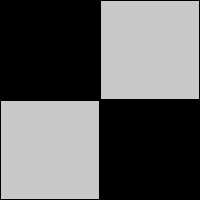
Frame 1 (no input)
Frame 60 (the mouse pressed at the canvas centre just before this capture): identical to frame 1, image omitted
Frame 120 (the mouse held since frame 60 and released just before this capture): identical to frame 1, image omitted

The Processing sketch that drew this single still picture (run headless with seeded random() and noise(); from frame 60 on, the mouse is pressed at the canvas centre):

// Processing sketch: lesson1
// ── lesson1.pde


void setup() {
    size(200, 200);
}

void draw() {
    background(0);
    stroke(0);
    fill(distance(0,0, mouseX, mouseY));
    rect(0, 0, width/2-1, height/2-1);
    fill(distance(width,0,mouseX, mouseY));
    rect(width/2,0, width/2-1, height/2-1);
    fill(distance(0, height, mouseX, mouseY));
    rect(0,height/2,width/2-1,height/2-1);
    fill(distance(width, height,mouseX,mouseY));
    rect(width/2, height/2, width/2-1,height/2-1);


}

float distance(float x1,float x2, float y1, float y2){
    float dx =  x1-x2;
    float dy = y1-y2;
    float d = sqrt(dx*dx + dy*dy);
    return d;
}
